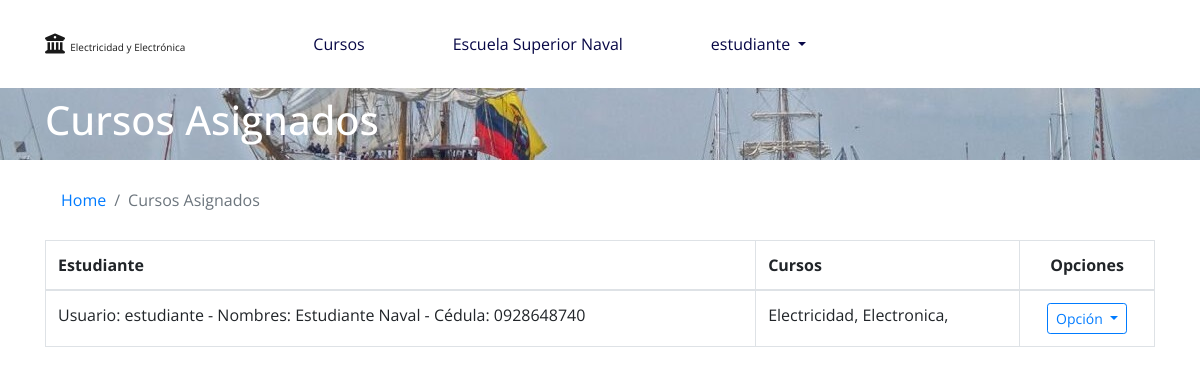
The app's page /estudiante/cursos_asignados/ (signed in) with its own data.
### curso/models.py (models this page shows, shortened)
class EstudianteCurso(models.Model):
    estudiante = models.OneToOneField(Estudiante, verbose_name='Elija al Estudiante', on_delete=models.PROTECT)
    cursos = models.ManyToManyField(Curso, verbose_name="Cursos")
    class Meta:
        verbose_name = 'Estudiante del Curso'
        verbose_name_plural = 'Estudiantes del Curso'

class Curso(models.Model):
    nombre = models.CharField(verbose_name='Nombre del Curso', max_length=50, unique=True)
    descripcion = models.TextField(verbose_name='Descripción', max_length=600)
    comentario = models.TextField(verbose_name='Comentario', max_length=600)
    icono = models.ImageField(verbose_name='Icono', upload_to='fotos_curso/', null=True, blank=True)
    class Meta:
        verbose_name = 'Curso'
        verbose_name_plural = 'Cursos'

### estudiante/models.py (models this page shows, shortened)
class Estudiante(models.Model):
    usuario = models.OneToOneField(User, on_delete=models.CASCADE)#incluye username, password, nombre, apellido y email
    fecha_nacimiento = models.DateField(verbose_name='Fecha de Nacimiento')
    celular = models.CharField(verbose_name='Celular', max_length=15, unique=True,
                                error_messages={
                                    'unique': "El numero de celular ya está registrado.",
                                    'celular_validar_length': "El numero de celular debe tener de 10 a 15 dígitos.",
                                }, help_text='De 10 a 15 números')
    cedula = models.CharField(verbose_name='Cédula', max_length=10, unique=True,
        error_messages={
            'unique': "El numero de cédula ya está registrado.",
            'cedula_validar_length': "La cédula debe contener 10 dígitos.",
        }, help_text='10 números')
    CheckConstraint(
        name='celular_validar_length',
        check= Q(Length('celular') in range(10,16))
    )
    CheckConstraint(
        name='cedula_validar_length',
        check=Q(Length('cedula') == 10)
    )
    class Meta:
        verbose_name = 'Estudiante'
        verbose_name_plural = 'Estudiantes'
        """Para otro día
        constraints = [
            CheckConstraint(
                    name='celular_validar_length2',
                    check= Q(Length('celular') in range(10,16))
            ),
            CheckConstraint(
                name='cedula_validar_length2',
                check=Q(Length('cedula') == 10)
            )
        ]"""

### estudiante/views.py (the view)
# urls.py: path('cursos_asignados/', registros_cursos_asignados),
@login_required(login_url='/login/')
def registros_cursos_asignados(request):
    data = {}
    data['user'] = request.user
    data['cursos_asignados'] = EstudianteCurso.objects.all()
    return render(request, 'estudiante/lista_cursos_asignados.html', data)

### templates/estudiante/lista_cursos_asignados.html (shortened to what this page needs)
{% extends 'base-public.html' %}
{% block head %}
    <link rel="stylesheet" href="https://cdn.datatables.net/1.10.19/css/dataTables.bootstrap4.min.css">
{% endblock %}
{% block container %}
    <nav id="nav-foto" class="navbar undercontainer">
        <div class="container">
            <h1 class="h1 text-white">
                Cursos Asignados
            </h1>
        </div>
    </nav>
    <div class="container mt-3 mb-5">
        <nav aria-label="breadcrumb">
          <ol class="breadcrumb bg-white">
              <li class="breadcrumb-item"><a href="/">Home</a></li>
              <li class="breadcrumb-item active" aria-current="page">Cursos Asignados</li>
          </ol>
        </nav>
        <div class="row">
            <div class="col-12 table-responsive">
                <table class="table table-bordered table-hover display" id="tb_estudiantes">
                    <thead>
                        <th>
                            Estudiante
                        </th>
                        <th>
                            Cursos
                        </th>
                        <th class="text-center">
                            Opciones
                        </th>
                    </thead>
                    <tbody>
                        {% for ca in cursos_asignados %}
                            <tr>
                                <td>
                                    Usuario: {{ ca.estudiante.usuario.username }} - Nombres: {{ ca.estudiante.usuario.first_name }} {{ ca.estudiante.usuario.last_name }} - Cédula: {{ ca.estudiante.cedula }}
                                </td>
                                <td>
                                    {% for curso_asignado in ca.cursos.all %}
                                        {{ curso_asignado.nombre }},
                                    {% endfor %}
                                </td>
                                <td class="text-center">
                                    <div class="dropdown">
                                        <button class="btn btn-outline-primary btn-sm dropdown-toggle" type="button" id="btn_opcion" data-toggle="dropdown" aria-haspopup="true" aria-expanded="false">
                                            Opción
                                        </button>
                                    </div>
                                </td>
                            </tr>
                        {% endfor %}
                    </tbody>
                </table>
            </div>
        </div>
    </div>
{% endblock %}

### templates/base-public.html (shortened to what this page needs)
<!DOCTYPE html>
<html lang="es-ec">
<head>
    <link rel="stylesheet" href="https://stackpath.bootstrapcdn.com/bootstrap/4.3.1/css/bootstrap.min.css"
>
    <link rel="stylesheet"
        href="https://cdn.jsdelivr.net/npm/bootstrap-select@1.13.9/dist/css/bootstrap-select.min.css">
    <link rel="stylesheet" href="/static/css/home.css">
    {% block head %}
    {% endblock %}
</head>
<body>
<nav class="navbar navbar-fixed-top navbar-expand-lg navbar-light pt-md-4 pmd-navbar mb-lg-3 nav-md-justified"
        role="navigation">
        <div class="container">
            <a id="logo1" href="/" class="navbar-brand mr-md-5">
                <i class="fa fa-university"></i>
                <span style="font-size: 10px;">Electricidad y Electrónica</span>
            </a>
            <div class="collapse navbar-collapse" id="menu">
                <ul class="navbar-nav">
                    <li class="nav-item px-lg-4 ml-lg-5">
                        <a style="color: rgb(7, 7, 70);" href="/" class="nav-link">
                            Cursos
                        </a>
                    </li>
                    <li class="nav-item px-lg-4 ml-lg-4">
                        <a style="color: rgb(7, 7, 70);" href="http://186.3.65.147:8069/page/homepage" class="nav-link">
                            Escuela Superior Naval
                        </a>
                    </li>
                    <li class="nav-item dropdown pmd-dropdown px-lg-4 ml-lg-4">
                        <a style="color: rgb(7, 7, 70);" href="#" class="nav-link dropdown-toggle"
                            data-toggle="dropdown" id="navbardrop" data-slidebar="true" role="button"
                            aria-haspopup="true" aria-expanded="false">
                            {{ user.username }}
                        </a>
                    </li>
                </ul>
            </div>
        </div>
    </nav>
        {% block container %}
        {% endblock %}
</body>
</html>

### static/css/home.css (style rules this page uses)
#nav-foto { background-image: url('/static/media/fondo-nav-naval.jpg'); }

### templates/base-public.html (style rules this page uses)
body { font-family: 'Open Sans', sans-serif; }

### records on screen
EstudianteCurso: estudiante.usuario.username "estudiante", estudiante.usuario.first_name "Estudiante", estudiante.usuario.last_name "Naval", estudiante.cedula "0928648740"
Curso: nombre "Electricidad"
Curso: nombre "Electronica"

### other values on screen
{{ user.username }} "estudiante"
